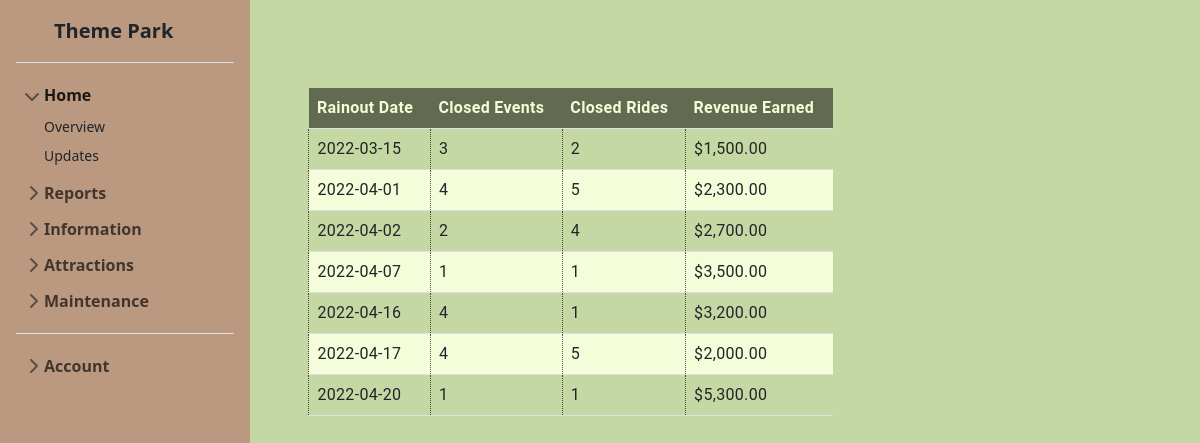
/ViewRainouts.php, run on the app's committed database.
### tables this page shows
CREATE TABLE `rainouts` (
  `date_of_rainout` date NOT NULL,
  `number_of_cancelled_events` int DEFAULT NULL,
  `number_of_closed_rides` int DEFAULT NULL,
  `revenue_earned` decimal(10,2) NOT NULL,
  `is_deleted` tinyint(1) NOT NULL DEFAULT '0',
  PRIMARY KEY (`date_of_rainout`)
);

### ViewRainouts.php (the view, shortened to what this page needs)
<?php
  include_once 'header.php';
  include_once 'includes/dbh.inc.php';
  echo '<div id="content" class="content">
    <div class="items">';
    echo "<table class='table'>
        <tr class='top'>
          <th class='tableHeader'>Rainout Date</th>
          <th class='tableHeader'>Closed Events</th>
          <th class='tableHeader'>Closed Rides</th>
          <th class='tableHeader'>Revenue Earned</th>";
        echo("</tr>");
      $display = "SELECT *
                  FROM Theme_Park_Database.rainouts
                  where Theme_Park_Database.rainouts.is_deleted=false
                  order by date_of_rainout";
      try {
        $result = mysqli_query($conn, $display);
        if ($result) {
          while($row=mysqli_fetch_array($result)) {
            echo "<tr class='tableRow'>";
            echo('<td class="tableData">' . $row['date_of_rainout'] . '</td>');
            echo('<td class="tableData">' . $row['number_of_cancelled_events'] . '</td>');
            echo('<td class="tableData">' . $row['number_of_closed_rides'] . '</td>');
            $moneyFormat = $row['revenue_earned'];
            $commaLocation = strpos($row['revenue_earned'], ".") - 3;
            while($commaLocation > 0) {
              $moneyFormat = substr_replace($moneyFormat, ",", $commaLocation, 0);
              $commaLocation -= 3;
            }
            echo('<td class="tableData"> $' . $moneyFormat . '</td>');
            echo "</tr>";
          }
          echo '</table>
            </div>
          </div>';
        }
      } catch (mysqli_sql_exception) {
        echo '</table>
            </div>
          </div>';
        echo '<p class="items">Unable to display rainouts.</p>';
      }
  include_once "footer.php";
?>

### style.css (style rules this page uses)
html { height: -webkit-fill-available; }
body { display: flex; min-height: 100vh; background: #C5D8A4; }
tr.top th { background-color: rgba(0, 0, 0, 0.5); color: var(--color1); }
table { margin-top: 50px; margin-left: 20px; margin-right: 20px; }
.table { font-family: Roboto, sans-serif; letter-spacing: 0.02em; position: relative; border-collapse: collapse; }
.tableRow:nth-of-type(odd) { background-color: #F4FCD9; }
.tableData:nth-of-type(odd) { border-left: 1px dotted rgba(0, 0, 0, 0.65); border-right: 1px dotted rgba(0, 0, 0, .65); }
.tableHeader { position: -webkit-sticky; position: sticky; top: 0; }
.content { flex-grow: 1; display: flex; background: #C5D8A4; padding-left: 250px; }
.items { margin: 2.4rem 2.4rem 2.4rem 2.4rem; }
:root { --color1: #F4FCD9; --color2: #C5D8A4; --color3: #BB9981; --color4: #534340; }

### data on the page
rainouts: date_of_rainout "2022-03-15", number_of_cancelled_events "3", number_of_closed_rides "2", revenue_earned "1,500.00"
rainouts: date_of_rainout "2022-04-01", number_of_cancelled_events "4", number_of_closed_rides "5", revenue_earned "2,300.00"
rainouts: date_of_rainout "2022-04-02", number_of_cancelled_events "2", number_of_closed_rides "4", revenue_earned "2,700.00"
rainouts: date_of_rainout "2022-04-07", number_of_cancelled_events "1", number_of_closed_rides "1", revenue_earned "3,500.00"
rainouts: date_of_rainout "2022-04-16", number_of_cancelled_events "4", number_of_closed_rides "1", revenue_earned "3,200.00"
rainouts: date_of_rainout "2022-04-17", number_of_cancelled_events "4", number_of_closed_rides "5", revenue_earned "2,000.00"
rainouts: date_of_rainout "2022-04-20", number_of_cancelled_events "1", number_of_closed_rides "1", revenue_earned "5,300.00"
